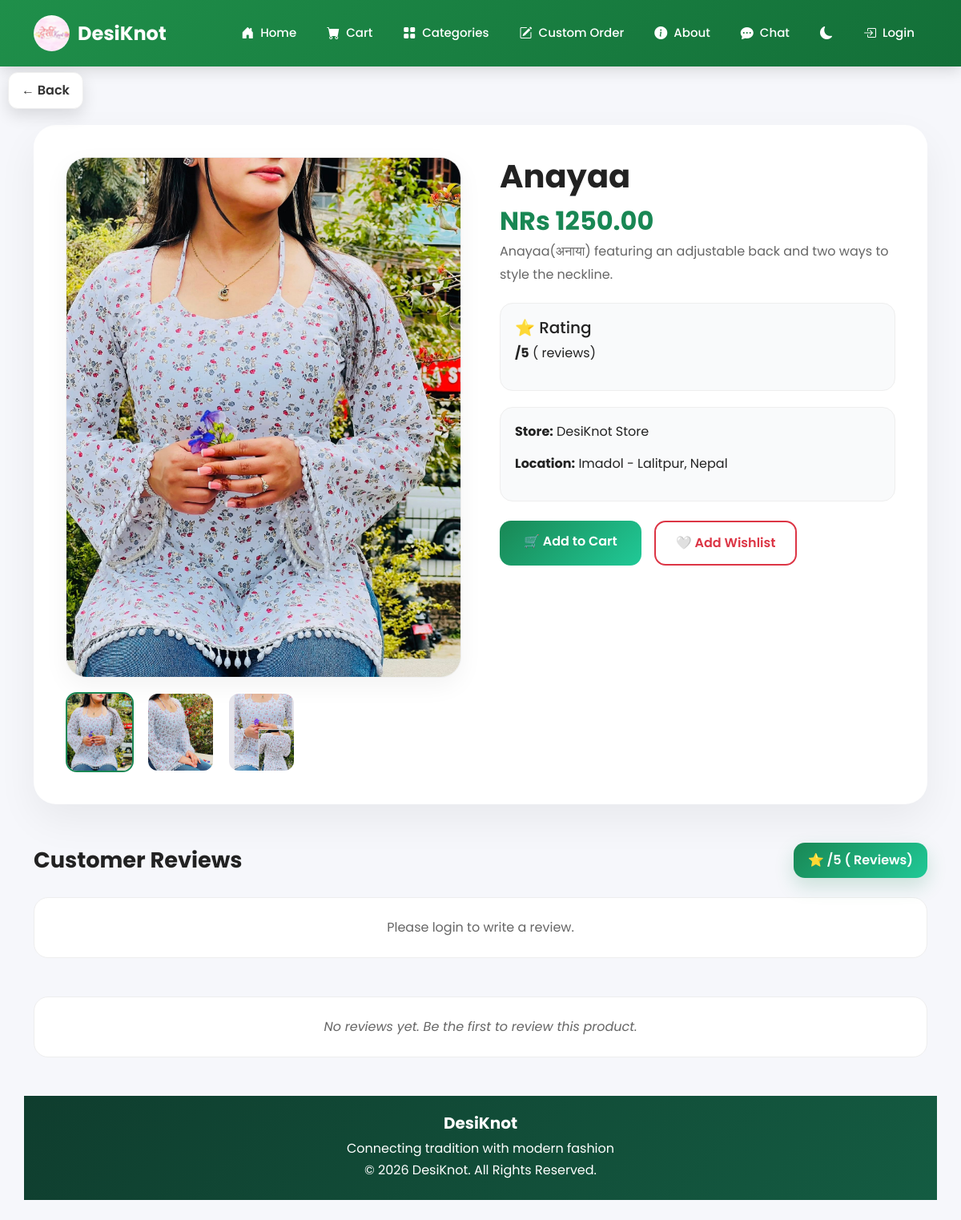
Screenshot of /product/anayaa-kurtha/ with the database file from the repository.
### DesiKnot_App/models.py (models this page shows, shortened)
class Product(models.Model):
    owner = models.ForeignKey(
        User,
        on_delete=models.CASCADE,
        related_name="products",
        null=True,
        blank=True
    )
    business = models.ForeignKey(
        Business,
        on_delete=models.CASCADE,
        related_name="products",
        null=True,
        blank=True
    )
    category = models.ForeignKey(
        Category,
        on_delete=models.SET_NULL,
        null=True,
        blank=True,
        related_name="products"
    )
    name = models.CharField(max_length=200)
    slug = models.SlugField(unique=True, null=True, blank=True)
    price = models.DecimalField(max_digits=10, decimal_places=2)
    sale_price = models.DecimalField(
        max_digits=10,
        decimal_places=2,
        blank=True,
        null=True,
        help_text="Leave empty if there is no discount."
    )
    description = models.TextField()
    image = models.ImageField(
        upload_to="products/",
        validators=[validate_image_size],
        blank=True,
        null=True
    )
    stock = models.PositiveIntegerField(default=0)
    is_available = models.BooleanField(default=True)
    created_at = models.DateTimeField(auto_now_add=True)
    cost_price = models.DecimalField(
        max_digits=10, decimal_places=2, null=True, blank=True,
        help_text="Owner's cost per unit — used for profit margin calculation"
    )
    @property
    def discounted_price(self):
        if self.sale_price:
            return self.sale_price
        return self.price
    @property
    def has_discount(self):
        return self.sale_price is not None and self.sale_price < self.price

class ProductImage(models.Model):
    product = models.ForeignKey(Product, on_delete=models.CASCADE, related_name="images")
    image = models.ImageField(upload_to="product_images/", validators=[validate_image_size])

class Business(models.Model):
    owner = models.OneToOneField(User, on_delete=models.CASCADE, related_name="business")
    name = models.CharField(max_length=200)
    address = models.CharField(max_length=300)
    latitude = models.FloatField(default=27.6732)
    longitude = models.FloatField(default=85.3240)
    created_at = models.DateTimeField(auto_now_add=True)

### DesiKnot_App/views.py (the view)
# urls.py: path('product/<slug:slug>/', views.product_detail, name='product_detail'),
def product_detail(request, slug):
    product = get_object_or_404(
        Product,
        slug=slug
    )
    recommended_products = []
    try:
        all_products = list(
            Product.objects.filter(
                category=product.category,
                is_available=True
            ).exclude(
                id=product.id
            )
        )
        if all_products:
            product_data = []
            for p in all_products:
                business_name = (
                    p.business.name
                    if p.business
                    else ""
                )
                feature_text = " ".join([
                    str(p.name or ""),
                    str(p.description or ""),
                    str(business_name),
                    str(p.category or "")
                ])
                product_data.append(feature_text)
            current_business_name = (
                product.business.name
                if product.business
                else ""
            )
            current_product_text = " ".join([
                str(product.name or ""),
                str(product.description or ""),
                str(current_business_name),
                str(product.category or "")
            ])
            product_data.append(current_product_text)
            vectorizer = CountVectorizer(
                stop_words="english"
            )
            vectors = vectorizer.fit_transform(
                product_data
            )
            similarity = cosine_similarity(vectors)
            current_index = len(product_data) - 1
            similarity_scores = list(
                enumerate(
                    similarity[current_index][:-1]
                )
            )
            similarity_scores.sort(
                key=lambda x: x[1],
                reverse=True
            )
            top_indexes = [
                index
                for index, score in similarity_scores[:3]
            ]
            recommended_products = [
                all_products[index]
                for index in top_indexes
            ]
    except Exception as e:
        print("Recommendation Error:", e)
        recommended_products = []
    recently_viewed = request.session.get(
        "recently_viewed",
        []
    )
    if not isinstance(recently_viewed, list):
        recently_viewed = []
    if product.id in recently_viewed:
        recently_viewed.remove(product.id)
    recently_viewed.insert(0, product.id)
    request.session["recently_viewed"] = recently_viewed[:10]
    related_products = Product.objects.filter(
        business=product.business
    ).exclude(
        id=product.id
    )[:4]
    return render(
        request,
        "DesiKnot_App/product_detail.html",
        {
            "product": product,
            "recommended_products": recommended_products,
            "related_products": related_products,
        }
    )

### DesiKnot_App/templates/DesiKnot_App/product_detail.html (shortened to what this page needs)
{% extends 'DesiKnot_App/base.html' %}
{% load static %}
{% block content %}
<link rel="stylesheet" href="https://unpkg.com/leaflet/dist/leaflet.css"/>
<div class="container py-5">
<a href="javascript:history.back()" id="backBtn" class="floating-back-btn">
    ← Back
</a>
<div class="product-wrapper">
    <div class="row g-5">
        <div class="col-lg-6">
            <div class="image-gallery">
                <div class="main-image-wrapper">
                    {% if product.image %}
                        <img id="mainImage" src="{{ product.image.url }}">
                    {% else %}
                        <img id="mainImage" src="{% static 'images/logo.jpeg' %}">
                    {% endif %}
                </div>
                <div class="d-flex gap-3 flex-wrap thumbnail-wrapper">
                    {% if product.image %}
                    <img src="{{ product.image.url }}" class="thumbnail active-thumb" onclick="changeImage(this)">
                    {% endif %}
                    {% for img in product.images.all %}
                    <img src="{{ img.image.url }}" class="thumbnail" onclick="changeImage(this)">
                    {% endfor %}
                </div>
            </div>
        </div>
        <div class="col-lg-6">
            <h1 class="product-title">{{ product.name }}</h1>
            <div class="price-row">
                <div class="price-tag">NRs {{ product.discounted_price }}</div>
            </div>
            <p class="product-description">{{ product.description }}</p>
            <div class="info-box">
                <h5>⭐ Rating</h5>
                <p>
                    <strong>{{ avg_rating|floatformat:1 }}/5</strong>
                    ({{ review_count }} reviews)
                </p>
            </div>
            {% if product.business %}
            <div class="info-box">
                <p><strong>Store:</strong> {{ product.business.name }}</p>
                <p><strong>Location:</strong> {{ product.business.address }}</p>
            </div>
            {% endif %}
            <div class="mt-4 d-flex gap-3">
                <a href="{% url 'add_to_cart' product.id %}" class="cart-btn text-decoration-none">
                    🛒 Add to Cart
                </a>
                <form method="POST" action="{% url 'toggle_wishlist' product.id %}">
                    <button type="submit"
                        class="wishlist-btn {% if is_wishlisted %}active{% endif %}">
                        {% if is_wishlisted %}
                            ❤️ In Wishlist
                        {% else %}
                            🤍 Add Wishlist
                        {% endif %}
                    </button>
                </form>
            </div>
        </div>
    </div>
</div>
<div class="review-section mt-5">
    <div class="d-flex justify-content-between align-items-center mb-4">
        <h3 class="section-title mb-0">
            Customer Reviews
        </h3>
        <div class="overall-rating">
            ⭐ {{ avg_rating|floatformat:1 }}/5
            <span>({{ review_count }} Reviews)</span>
        </div>
    </div>
    {% if user.is_authenticated %}
    <div class="review-form-card">
        <h5 class="mb-4 fw-bold">
            Write Your Review
        </h5>
        <form method="POST">
            {% csrf_token %}
            <div class="mb-4">
                <label class="form-label fw-semibold">
                    Your Rating
                </label>
                <select name="rating" class="form-select custom-input" required>
                    <option value="">Select Rating</option>
                    <option value="5">⭐⭐⭐⭐⭐ Excellent</option>
                    <option value="4">⭐⭐⭐⭐ Very Good</option>
                    <option value="3">⭐⭐⭐ Good</option>
                    <option value="2">⭐⭐ Fair</option>
                    <option value="1">⭐ Poor</option>
                </select>
            </div>
            <div class="mb-4">
                <label class="form-label fw-semibold">
                    Your Review
                </label>
                <textarea
                    name="comment"
                    rows="5"
                    class="form-control custom-input custom-textarea"
                    placeholder="Share your experience about this product..."
                    required
                ></textarea>
            </div>
            <button type="submit" class="submit-review-btn">
                Submit Review
            </button>
        </form>
    </div>
    {% else %}
    <div class="login-review-box">
        Please login to write a review.
    </div>
    {% endif %}
    <div class="mt-5">
        {% for r in reviews %}
        <div class="review-card">
    <div class="review-avatar">
        {{ r.user.username|first|upper }}
    </div>
    <div class="review-content">
        <div class="d-flex justify-content-between">
            <div class="review-user">
                {{ r.user.username }}
            </div>
            <small class="review-date">
                {{ r.created_at|date:"M d, Y" }}
            </small>
        </div>
        <div class="review-stars">
            {% for i in "12345" %}
                {% if forloop.counter <= r.rating %}
                    ⭐
                {% else %}
                    ☆
                {% endif %}
            {% endfor %}
        </div>
        <div class="review-message">
            {{ r.comment }}
        </div>
    </div>
</div>
        {% empty %}
        <div class="empty-review-box">
            No reviews yet. Be the first to review this product.
        </div>
        {% endfor %}
    </div>
</div>
{% endblock %}

### rows the page displays
Product: image (picture), name "Anayaa", discounted_price "1250.00", description "Anayaa(अनाया) featuring an adjustable back and two ways to style the neckline.", business.name "DesiKnot Store", business.address "Imadol - Lalitpur, Nepal"
ProductImage: image (picture)
ProductImage: image (picture)
